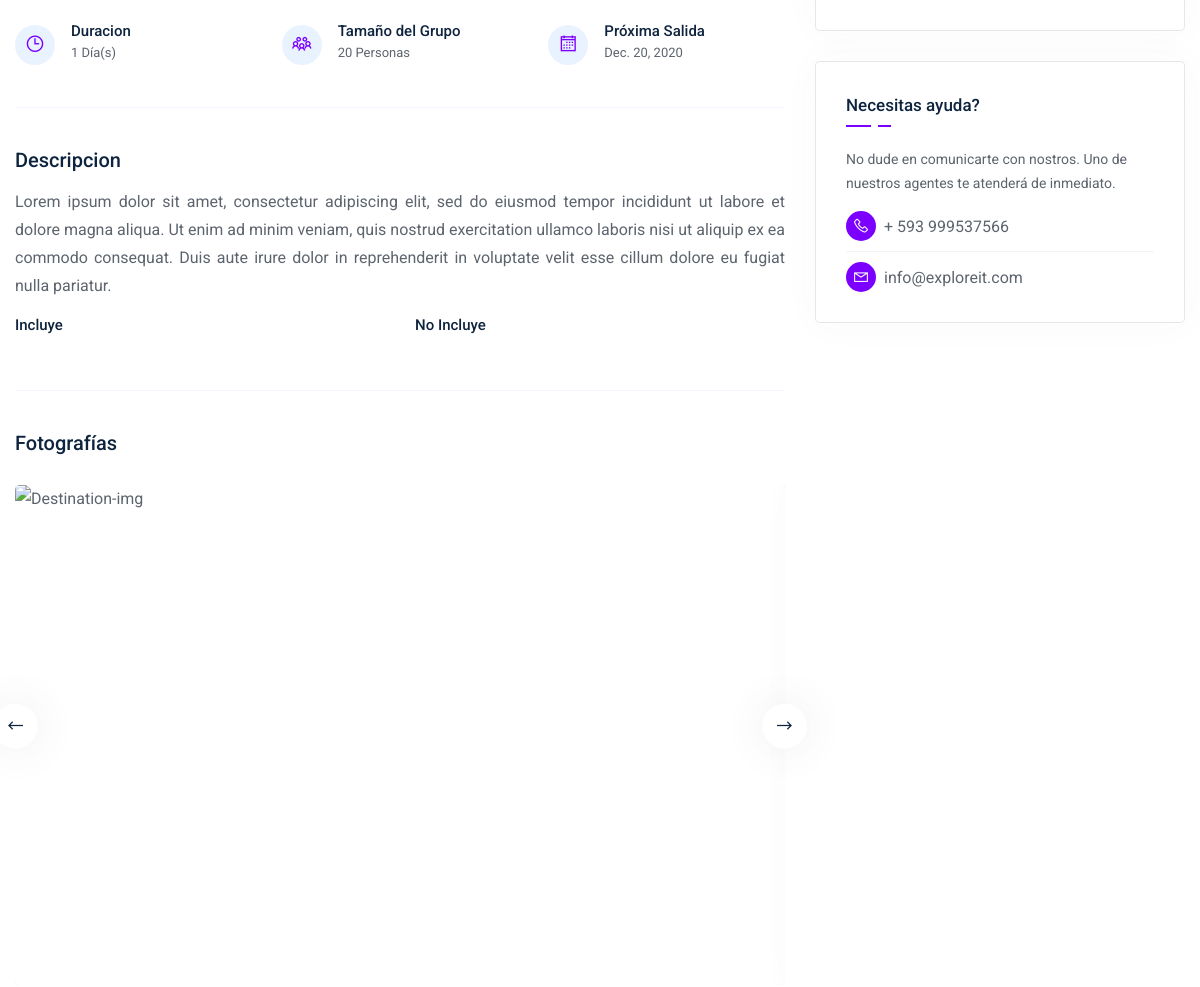
Before: /tour-info/fvHSgfGbyq/ (middle part) with the older database file.
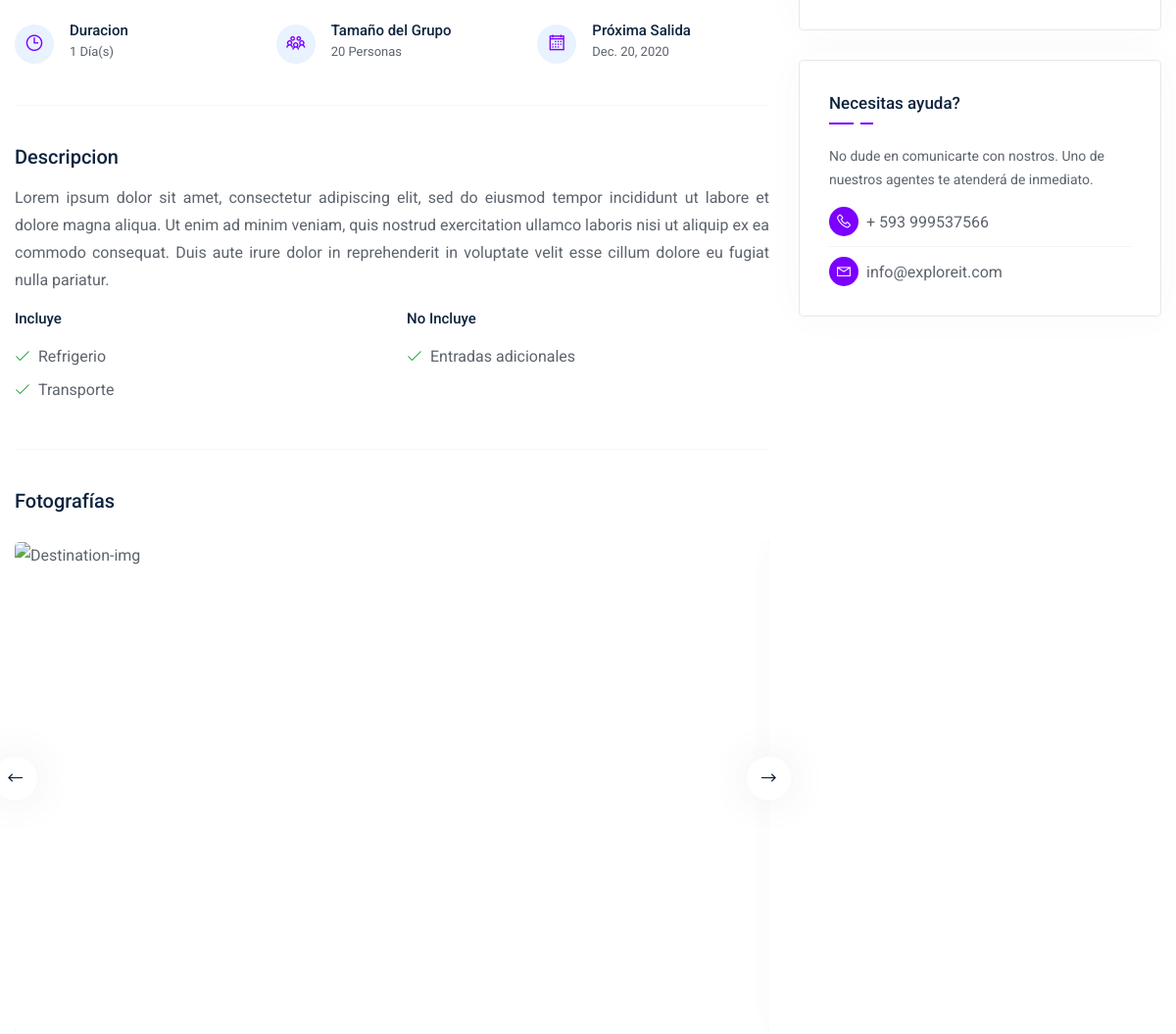
After: the same page with the newer database file.
### main_app/models.py (models this page shows, shortened)
class Tour(models.Model):
    nombre              = models.CharField(max_length=150)
    descripcion         = models.TextField()
    ubicacion           = models.CharField(max_length=60, null=True)
    tipo                = models.CharField(max_length=10)
    hora_checkin        = models.CharField(max_length=10)
    hora_salida         = models.CharField(max_length=10)
    hora_retorno        = models.CharField(max_length=10)
    lugar_salida        = models.CharField(max_length=150)
    token               = models.CharField(max_length=30, null=True)
    imagen              = models.ImageField(upload_to='tours')
    es_internacional    = models.BooleanField(default=False)
    capacidad           = models.IntegerField(default=0)
    precio              = models.FloatField()
    duracion            = models.IntegerField(default=0)
    def obtener_info(self):
        incluye = Incluye.objects.filter(tour=self)
        no_incluye = NoIncluye.objects.filter(tour=self)
        importante = Importante.objects.filter(tour=self)
        proximas_salidas = Salida.objects.filter(tour=self).order_by('fecha_salida')
        return {'tour':self, 'incluye':incluye, 'no_incluye':no_incluye, 'importante':importante, 'proximas_salidas':proximas_salidas}

class Salida(models.Model):
    tour            = models.ForeignKey(Tour, on_delete=models.PROTECT)
    fecha_salida    = models.DateField()

class Incluye(models.Model):
    nombre     = models.CharField(max_length=150)
    tour            = models.ForeignKey(Tour, on_delete=models.CASCADE)

class NoIncluye(models.Model):
    nombre          = models.CharField(max_length=150)
    tour            = models.ForeignKey(Tour, on_delete=models.CASCADE)

### main_app/views.py (the view)
# urls.py: path('tour-info/<slug:token>/', main_views.tour_info, name='tour_info'),
def tour_info(request, token):
    context = {'settings':settings}
    tour = get_object_or_404(Tour, token=token)
    tour_info = tour.obtener_info()
    context['tour_info'] = tour_info
    return render(request, 'tour_info.html', context)

### main_app/templates/tour_info.html (shortened to what this page needs)
{% extends "base.html" %}
{% load static %}
{% block main_content %}
<section class="tour-detail-area padding-bottom-90px">
    <div class="single-content-box">
        <div class="container">
            <div class="row">
                <div class="col-lg-8">
                    <div class="single-content-wrap padding-top-60px">
                        <div id="description" class="page-scroll">
                            <div class="single-content-item py-4">
                                <div class="row">
                                    <div class="col-lg-4 responsive-column">
                                        <div class="single-tour-feature d-flex align-items-center mb-3">
                                            <div class="single-feature-icon icon-element ml-0 flex-shrink-0 mr-3">
                                                <i class="la la-clock-o"></i>
                                            </div>
                                            <div class="single-feature-titles">
                                                <h3 class="title font-size-15 font-weight-medium">Duracion</h3>
                                                <span class="font-size-13">1 Día(s)</span>
                                            </div>
                                        </div>
                                    </div>
                                    <div class="col-lg-4 responsive-column">
                                        <div class="single-tour-feature d-flex align-items-center mb-3">
                                            <div class="single-feature-icon icon-element ml-0 flex-shrink-0 mr-3">
                                                <i class="la la-users"></i>
                                            </div>
                                            <div class="single-feature-titles">
                                                <h3 class="title font-size-15 font-weight-medium">Tamaño del Grupo</h3>
                                                <span class="font-size-13">{{ tour_info.tour.capacidad }} Personas</span>
                                            </div>
                                        </div>
                                    </div>
                                    <div class="col-lg-4 responsive-column">
                                        <div class="single-tour-feature d-flex align-items-center mb-3">
                                            <div class="single-feature-icon icon-element ml-0 flex-shrink-0 mr-3">
                                                <i class="la la-calendar"></i>
                                            </div>
                                            <div class="single-feature-titles">
                                                <h3 class="title font-size-15 font-weight-medium">Próxima Salida</h3>
                                                <span class="font-size-13">{{ tour_info.proximas_salidas.0.fecha_salida }}</span>
                                            </div>
                                        </div>
                                    </div>
                                </div>
                            </div>
                            <div class="section-block"></div>
                            <div class="single-content-item padding-top-40px padding-bottom-40px">
                                <h3 class="title font-size-20">Descripcion</h3>
                                <p class="py-3" style="text-align: justify;">{{ tour_info.tour.descripcion }}</p>
                                <div class="row">
                                    <div class="col-lg-6 responsive-column">
                                        <h3 class="title font-size-15 font-weight-medium pb-3">Incluye</h3>
                                        <ul class="list-items">
                                            {% for inc in tour_info.incluye %}<li><i class="la la-check text-success mr-2"></i>{{ inc.nombre }}</li>{% endfor %}
                                        </ul>
                                    </div>
                                    <div class="col-lg-6 responsive-column">
                                        <h3 class="title font-size-15 font-weight-medium pb-3">No Incluye</h3>
                                        <ul class="list-items">
                                            {% for no_inc in tour_info.no_incluye %}<li><i class="la la-check text-success mr-2"></i>{{ no_inc.nombre }}</li>{% endfor %}
                                        </ul>
                                    </div>
                                </div>
                            </div>
                            <div class="section-block"></div>
                        </div>
                        <div id="photo" class="page-scroll">
                            <div class="single-content-item padding-top-40px padding-bottom-40px">
                                <h3 class="title font-size-20">Fotografías</h3>
                                <div class="gallery-carousel carousel-action padding-top-30px">
                                    <div class="card-item mb-0">
                                        <div class="card-img">
                                            <img src="https://cdn.getyourguide.com/img/tour/5d2cff88117f8.jpeg/146.jpg" alt="Destination-img" style="height: 500px">
                                        </div>
                                    </div>
                                </div>
                            </div>
                        </div>
                    </div>
                </div>
                <div class="col-lg-4">
                    <div class="sidebar single-content-sidebar mb-0">
                        <div class="sidebar-widget single-content-widget">
                        </div>
                        <div class="sidebar-widget single-content-widget">
                            <h3 class="title stroke-shape">Necesitas ayuda?</h3>
                            <p class="font-size-14 line-height-24">No dude en comunicarte con nostros. Uno de nuestros agentes te atenderá de inmediato.</p>
                            <div class="sidebar-list pt-3">
                                <ul class="list-items">
                                    <li><i class="la la-phone icon-element mr-2"></i><a href="#">+ 593 999537566</a></li>
                                    <li><i class="la la-envelope icon-element mr-2"></i><a href="mailto:info@trizen.com">info@exploreit.com</a></li>
                                </ul>
                            </div>
                        </div>
                    </div>
                </div>
            </div>
        </div>
    </div>
</section>
{% endblock %}

### main_app/templates/base.html (shortened to what this page needs)
<!DOCTYPE html>
{% load static %}
<html lang="en">
<head>
    {% include 'includes/head.html' %}
</head>
<body>
    {% block main_content %}
    {% endblock %}
</body>
</html>

### main_app/templates/includes/head.html (shortened to what this page needs)
{% load static %}
<link rel="stylesheet" href="{% static 'css/bootstrap.min.css' %}">
<link rel="stylesheet" href="{% static 'css/bootstrap-select.min.css' %}">
<link rel="stylesheet" href="{% static 'css/line-awesome.css' %}">
<link rel="stylesheet" href="{% static 'css/owl.carousel.min.css' %}">
<link rel="stylesheet" href="{% static 'css/owl.theme.default.min.css' %}">
<link rel="stylesheet" href="{% static 'css/jquery.fancybox.min.css' %}">
<link rel="stylesheet" href="{% static 'css/daterangepicker.css' %}">
<link rel="stylesheet" href="{% static 'css/animate.min.css' %}">
<link rel="stylesheet" href="{% static 'css/animated-headline.css' %}">
<link rel="stylesheet" href="{% static 'css/jquery-ui.css' %}">
<link rel="stylesheet" href="{% static 'css/flag-icon.min.css' %}">
<link rel="stylesheet" href="{% static 'css/style.css' %}">

### main_app/templates/includes/header.html (shortened to what this page needs)
{% load static %}

### main_app/templates/includes/footer_statics.html (shortened to what this page needs)
{% load static %}

Changed rows visible on the page:
added Incluye: nombre "Refrigerio"
added Incluye: nombre "Transporte"
added NoIncluye: nombre "Entradas adicionales"
